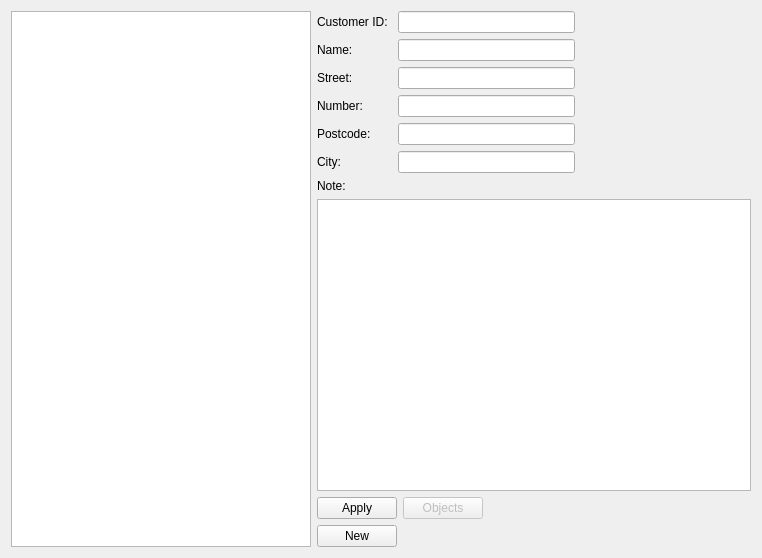
<?xml version="1.0" encoding="UTF-8"?>
<ui version="4.0">
 <class>CompanyWidget</class>
 <widget class="QWidget" name="CompanyWidget">
  <property name="geometry">
   <rect>
    <x>0</x>
    <y>0</y>
    <width>762</width>
    <height>558</height>
   </rect>
  </property>
  <property name="windowTitle">
   <string>CompanyWidget</string>
  </property>
  <layout class="QHBoxLayout" name="horizontalLayout_8">
   <item>
    <widget class="QTableView" name="tableView">
     <property name="maximumSize">
      <size>
       <width>300</width>
       <height>16777215</height>
      </size>
     </property>
    </widget>
   </item>
   <item>
    <layout class="QVBoxLayout" name="verticalLayout_2">
     <property name="sizeConstraint">
      <enum>QLayout::SetMaximumSize</enum>
     </property>
     <item>
      <layout class="QHBoxLayout" name="horizontalLayout_5">
       <property name="rightMargin">
        <number>0</number>
       </property>
       <item>
        <widget class="QLabel" name="label_5">
         <property name="sizePolicy">
          <sizepolicy hsizetype="Preferred" vsizetype="Preferred">
           <horstretch>0</horstretch>
           <verstretch>0</verstretch>
          </sizepolicy>
         </property>
         <property name="minimumSize">
          <size>
           <width>75</width>
           <height>0</height>
          </size>
         </property>
         <property name="text">
          <string>Customer ID:</string>
         </property>
        </widget>
       </item>
       <item>
        <widget class="QLineEdit" name="le_ID">
         <property name="sizePolicy">
          <sizepolicy hsizetype="Expanding" vsizetype="Fixed">
           <horstretch>0</horstretch>
           <verstretch>0</verstretch>
          </sizepolicy>
         </property>
         <property name="maximumSize">
          <size>
           <width>200</width>
           <height>16777215</height>
          </size>
         </property>
        </widget>
       </item>
       <item>
        <spacer name="horizontalSpacer">
         <property name="orientation">
          <enum>Qt::Horizontal</enum>
         </property>
         <property name="sizeHint" stdset="0">
          <size>
           <width>40</width>
           <height>20</height>
          </size>
         </property>
        </spacer>
       </item>
      </layout>
     </item>
     <item>
      <layout class="QHBoxLayout" name="horizontalLayout">
       <property name="rightMargin">
        <number>0</number>
       </property>
       <item>
        <widget class="QLabel" name="label">
         <property name="minimumSize">
          <size>
           <width>75</width>
           <height>0</height>
          </size>
         </property>
         <property name="text">
          <string>Name:</string>
         </property>
        </widget>
       </item>
       <item>
        <widget class="QLineEdit" name="le_Name">
         <property name="maximumSize">
          <size>
           <width>200</width>
           <height>16777215</height>
          </size>
         </property>
        </widget>
       </item>
       <item>
        <spacer name="horizontalSpacer_2">
         <property name="orientation">
          <enum>Qt::Horizontal</enum>
         </property>
         <property name="sizeHint" stdset="0">
          <size>
           <width>40</width>
           <height>20</height>
          </size>
         </property>
        </spacer>
       </item>
      </layout>
     </item>
     <item>
      <layout class="QHBoxLayout" name="horizontalLayout_2">
       <item>
        <widget class="QLabel" name="label_2">
         <property name="minimumSize">
          <size>
           <width>75</width>
           <height>0</height>
          </size>
         </property>
         <property name="text">
          <string>Street:</string>
         </property>
        </widget>
       </item>
       <item>
        <widget class="QLineEdit" name="le_Street">
         <property name="maximumSize">
          <size>
           <width>200</width>
           <height>16777215</height>
          </size>
         </property>
        </widget>
       </item>
       <item>
        <spacer name="horizontalSpacer_3">
         <property name="orientation">
          <enum>Qt::Horizontal</enum>
         </property>
         <property name="sizeHint" stdset="0">
          <size>
           <width>40</width>
           <height>20</height>
          </size>
         </property>
        </spacer>
       </item>
      </layout>
     </item>
     <item>
      <layout class="QHBoxLayout" name="horizontalLayout_6">
       <item>
        <widget class="QLabel" name="label_6">
         <property name="minimumSize">
          <size>
           <width>75</width>
           <height>0</height>
          </size>
         </property>
         <property name="text">
          <string>Number:</string>
         </property>
        </widget>
       </item>
       <item>
        <widget class="QLineEdit" name="le_Number">
         <property name="minimumSize">
          <size>
           <width>0</width>
           <height>0</height>
          </size>
         </property>
         <property name="maximumSize">
          <size>
           <width>200</width>
           <height>16777215</height>
          </size>
         </property>
        </widget>
       </item>
       <item>
        <spacer name="horizontalSpacer_4">
         <property name="orientation">
          <enum>Qt::Horizontal</enum>
         </property>
         <property name="sizeHint" stdset="0">
          <size>
           <width>40</width>
           <height>20</height>
          </size>
         </property>
        </spacer>
       </item>
      </layout>
     </item>
     <item>
      <layout class="QHBoxLayout" name="horizontalLayout_3">
       <item>
        <widget class="QLabel" name="label_3">
         <property name="minimumSize">
          <size>
           <width>75</width>
           <height>0</height>
          </size>
         </property>
         <property name="text">
          <string>Postcode:</string>
         </property>
        </widget>
       </item>
       <item>
        <widget class="QLineEdit" name="le_Zip">
         <property name="minimumSize">
          <size>
           <width>0</width>
           <height>0</height>
          </size>
         </property>
         <property name="maximumSize">
          <size>
           <width>200</width>
           <height>16777215</height>
          </size>
         </property>
        </widget>
       </item>
       <item>
        <spacer name="horizontalSpacer_5">
         <property name="orientation">
          <enum>Qt::Horizontal</enum>
         </property>
         <property name="sizeHint" stdset="0">
          <size>
           <width>40</width>
           <height>20</height>
          </size>
         </property>
        </spacer>
       </item>
      </layout>
     </item>
     <item>
      <layout class="QHBoxLayout" name="horizontalLayout_4">
       <item>
        <widget class="QLabel" name="label_4">
         <property name="minimumSize">
          <size>
           <width>75</width>
           <height>0</height>
          </size>
         </property>
         <property name="text">
          <string>City:</string>
         </property>
        </widget>
       </item>
       <item>
        <widget class="QLineEdit" name="le_City">
         <property name="minimumSize">
          <size>
           <width>0</width>
           <height>0</height>
          </size>
         </property>
         <property name="maximumSize">
          <size>
           <width>200</width>
           <height>16777215</height>
          </size>
         </property>
        </widget>
       </item>
       <item>
        <spacer name="horizontalSpacer_6">
         <property name="orientation">
          <enum>Qt::Horizontal</enum>
         </property>
         <property name="sizeHint" stdset="0">
          <size>
           <width>40</width>
           <height>20</height>
          </size>
         </property>
        </spacer>
       </item>
      </layout>
     </item>
     <item>
      <layout class="QVBoxLayout" name="verticalLayout_3">
       <item>
        <widget class="QLabel" name="label_7">
         <property name="minimumSize">
          <size>
           <width>75</width>
           <height>0</height>
          </size>
         </property>
         <property name="text">
          <string>Note:</string>
         </property>
        </widget>
       </item>
       <item>
        <widget class="QTextEdit" name="te_Note"/>
       </item>
       <item>
        <layout class="QVBoxLayout" name="verticalLayout">
         <item>
          <layout class="QHBoxLayout" name="horizontalLayout_7">
           <item>
            <widget class="QPushButton" name="pb_Apply">
             <property name="sizePolicy">
              <sizepolicy hsizetype="Maximum" vsizetype="Fixed">
               <horstretch>0</horstretch>
               <verstretch>0</verstretch>
              </sizepolicy>
             </property>
             <property name="text">
              <string>Apply</string>
             </property>
            </widget>
           </item>
           <item>
            <widget class="QPushButton" name="pb_Objects">
             <property name="enabled">
              <bool>false</bool>
             </property>
             <property name="sizePolicy">
              <sizepolicy hsizetype="Maximum" vsizetype="Fixed">
               <horstretch>0</horstretch>
               <verstretch>0</verstretch>
              </sizepolicy>
             </property>
             <property name="text">
              <string>Objects</string>
             </property>
            </widget>
           </item>
           <item>
            <spacer name="horizontalSpacer_7">
             <property name="orientation">
              <enum>Qt::Horizontal</enum>
             </property>
             <property name="sizeHint" stdset="0">
              <size>
               <width>40</width>
               <height>20</height>
              </size>
             </property>
            </spacer>
           </item>
          </layout>
         </item>
         <item>
          <widget class="QPushButton" name="pb_New">
           <property name="sizePolicy">
            <sizepolicy hsizetype="Maximum" vsizetype="Fixed">
             <horstretch>0</horstretch>
             <verstretch>0</verstretch>
            </sizepolicy>
           </property>
           <property name="text">
            <string>New</string>
           </property>
          </widget>
         </item>
        </layout>
       </item>
      </layout>
     </item>
    </layout>
   </item>
  </layout>
 </widget>
 <resources/>
 <connections/>
</ui>
